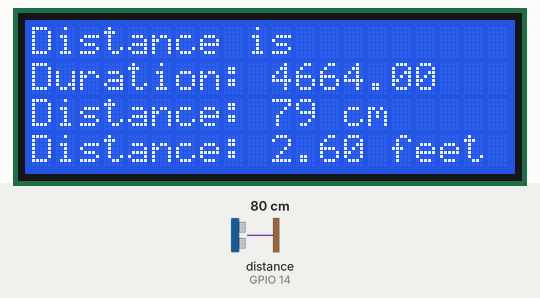
Bench run of a sketch on a simulated ESP32. Shown: 20×4 character LCD. Wiring (from diagram.json): ultrasonic range finder: trigger GPIO 12; echo GPIO 14. Inputs (shaded band) come from the test bench; at power-on: distance to the obstacle (sensor on GPIO 14) 80 cm. The echo pulse lasts 58.3 µs per cm.

Above: at 2.2 s.
2.3 s: distance to the obstacle (sensor on GPIO 14) set to 2 cm
At 3.5 s:
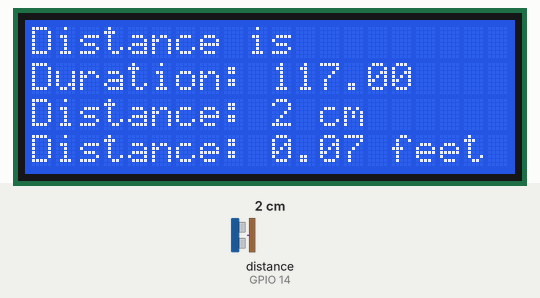
4.6 s: distance to the obstacle (sensor on GPIO 14) set to 4 cm
At 5.8 s:
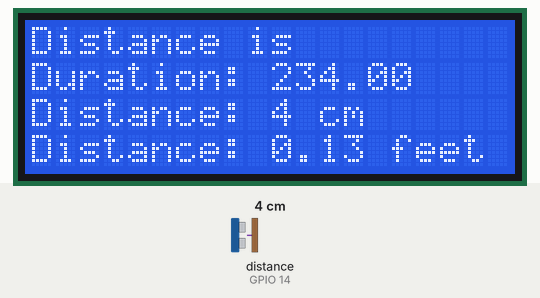
6.6 s: distance to the obstacle (sensor on GPIO 14) set to 9 cm
At 8.2 s:
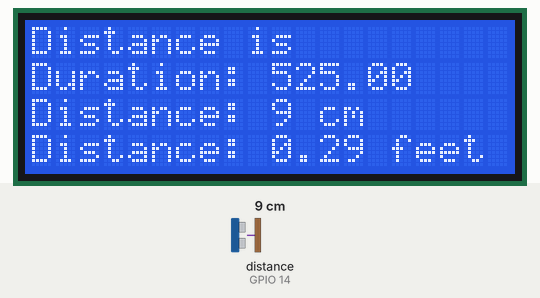
Timing chart, 0 to 9.7 s (numbered marks = the images above; inputs shaded):
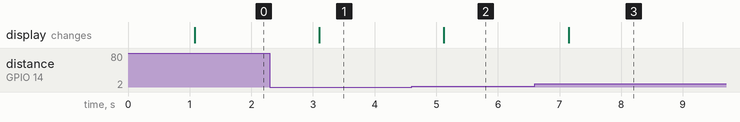

Measured:
- after the input at 2.3 s, the display: changes after 0.80 s (image 1)
- after the input at 4.6 s, the display: changes after 0.53 s (image 2)
- after the input at 6.6 s, the display: changes after 0.55 s (image 3)

The sketch:

sketch.ino
```cpp
#include <LiquidCrystal.h>
LiquidCrystal lcd(18, 5, 17, 16, 4, 0);
const int triggerPin = 12;
const int echoPin = 14;
void setup() {
Serial.begin(115200);
pinMode(triggerPin, OUTPUT);
pinMode(echoPin, INPUT_PULLUP);
lcd.begin(20, 4);
lcd.print("Distance Example");
delay(1000);
}
void loop() {
// Trigger the ultrasonic sensor
digitalWrite(triggerPin, LOW);
delayMicroseconds(2);
digitalWrite(triggerPin, HIGH);
delayMicroseconds(10);

digitalWrite(triggerPin, LOW);
// Measure the echo time
float duration = pulseIn(echoPin, HIGH);
// Calculate the distance in centimeters
// distance=duration×0.034cm/μs/2
// 0.034 speed of sound in air
float distance = duration * 0.034 / 2;
lcd.clear();
lcd.setCursor(0,0);
lcd.print("Distance is");
lcd.setCursor(0,1);
lcd.print("Duration: " + String(duration)); //(char)223 = degree symbol
lcd.setCursor(0,2);
lcd.print("Distance: " + String(distance,0) + " cm");
lcd.setCursor(0,3);
lcd.print("Distance: " + String(distance/30.48) + " feet");
delay(1000);
}
```
